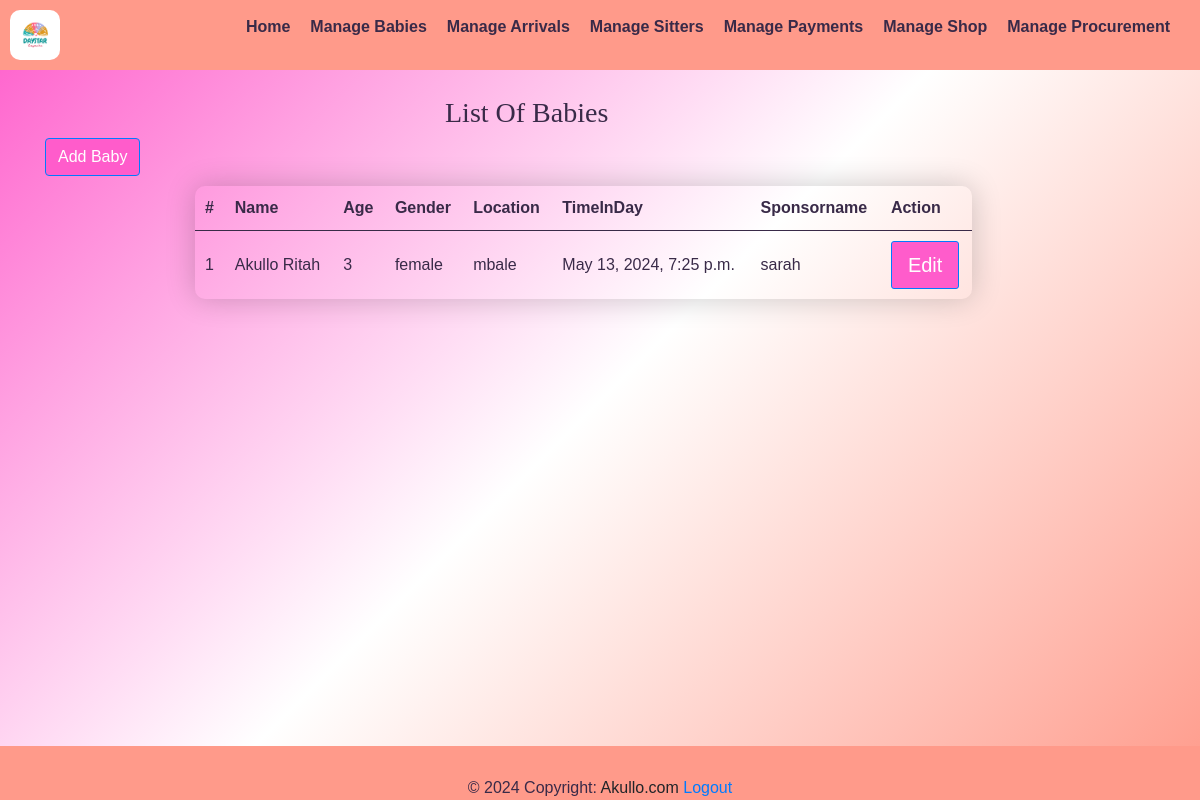
Page /home/baby_list/ (signed in) on the earlier database version.
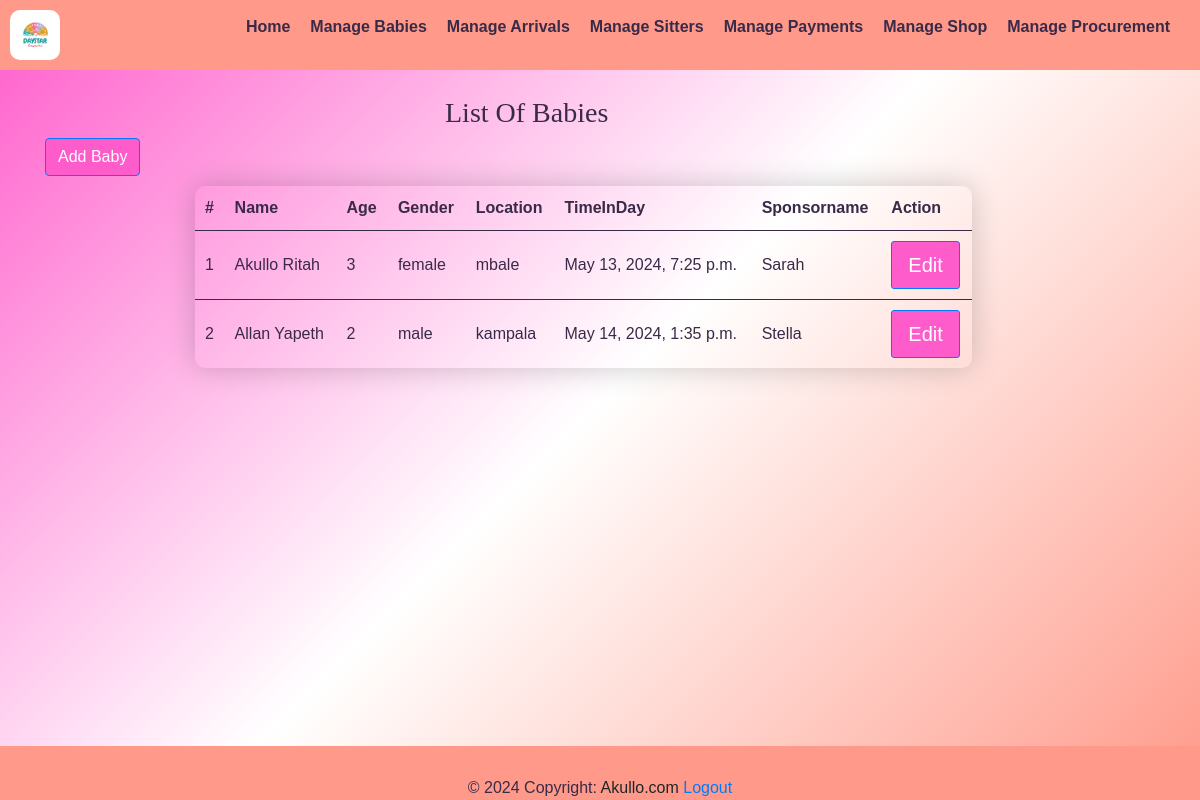
Same page on the later database version.
### yariapp/models.py (models this page shows, shortened)
class Babyform(models.Model):
    c_stay = models.ForeignKey(CategoryStay,on_delete=models.CASCADE, null=True)
    b_name = models.CharField(max_length=100,null=True)
    gender = models.CharField(max_length=100,null=True)
    age = models.IntegerField(default=0)
    location = models.CharField(max_length=50,null=True)
    sponsorname = models.CharField(max_length=100,null=True)
    timeInDay = models.DateTimeField(default=timezone.now)

### yariapp/views.py (the view)
# urls.py: path('home/baby_list/', views.baby_list, name='baby_list'),
@login_required
def baby_list(request):
    babies = Babyform.objects.all()
    return render(request, 'baby_list.html', {'babies': babies})

### yariapp/templates/baby_list.html (shortened to what this page needs)
{% extends 'base.html' %}
{% load static %}
{% block content %}
<div class="navbar">
    <img src="{% static 'images/logo.png' %}" alt="Logo" style="width: 50px; height: auto;border-radius: 10px;">
  <ul class="nav-links">
      <li><a href="{% url 'home' %}"><strong>Home</strong></a></li>
      <li><a href="{% url 'baby_list' %}"><strong>Manage Babies</strong></a></li>
      <li class="dropdown">
        <a href="#" class="dropbtn"><strong>Manage Arrivals</strong></a>
      <li><a href="{% url 'sitters_list' %}"><strong>Manage Sitters</strong></a></li>
      <li class="dropdown">
            <a href="#"><strong>Manage Payments</strong></a>
      <li><a href="{% url 'shop_list' %}"><strong>Manage Shop</strong></a></li>
      <li><a href="{% url 'pro_list' %}"><strong>Manage Procurement</strong></a></li>
  </ul>
  </div>
    <div class="container">
        <table class="table table-striped">
            <table class="styled-table">
              <h3 style="font-family: 'Times New Roman', Times, serif;padding-left: 400px;">List Of Babies</h3>
              <div class="add-sitter-button">
                <a href="{% url 'baby' %}" class="btn btn-primary" style="background-color: #FF5CCB;">Add Baby</a>
            </div>
                <thead>
                  <tr> <th scope="col">#</th>
                    <th scope="col">Name</th>
                    <th scope="col">Age</th>
                    <th scope="col">Gender</th>
                    <th scope="col">Location</th>
                    <th scope="col">TimeInDay</th>
                    <th scope="col">Sponsorname</th>
                    <th scope="col">Action</th>
                  </tr>
                </thead>
                <tbody>
                  {% for baby in babies %}
                    <tr>
                      <td>{{ baby.id}}</td>
                      <td>{{ baby.b_name }}</td>
                      <td>{{ baby.age }}</td>
                      <td>{{ baby.gender }}</td>
                      <td>{{ baby.location }}</td>
                      <td>{{ baby.timeInDay }}</td>
                      <td>{{ baby.sponsorname }}</td>
                      <td><a href="{% url 'baby_edit' baby.id %}" class="btn btn-primary btn-lg" style="background-color: #FF5CCB; border-radius: 3px;">Edit</a></td>
                    </tr>
                  {% endfor %}
                </tbody>
              </table>
    {% endblock %}

Differences in the rows shown:
changed Babyform "Akullo Ritah": sponsorname "sarah" → "Sarah"
added Babyform: id "2", b_name "Allan Yapeth", age "2", gender "male", location "kampala", timeInDay "May 14, 2024, 1:35 p.m.", sponsorname "Stella"
